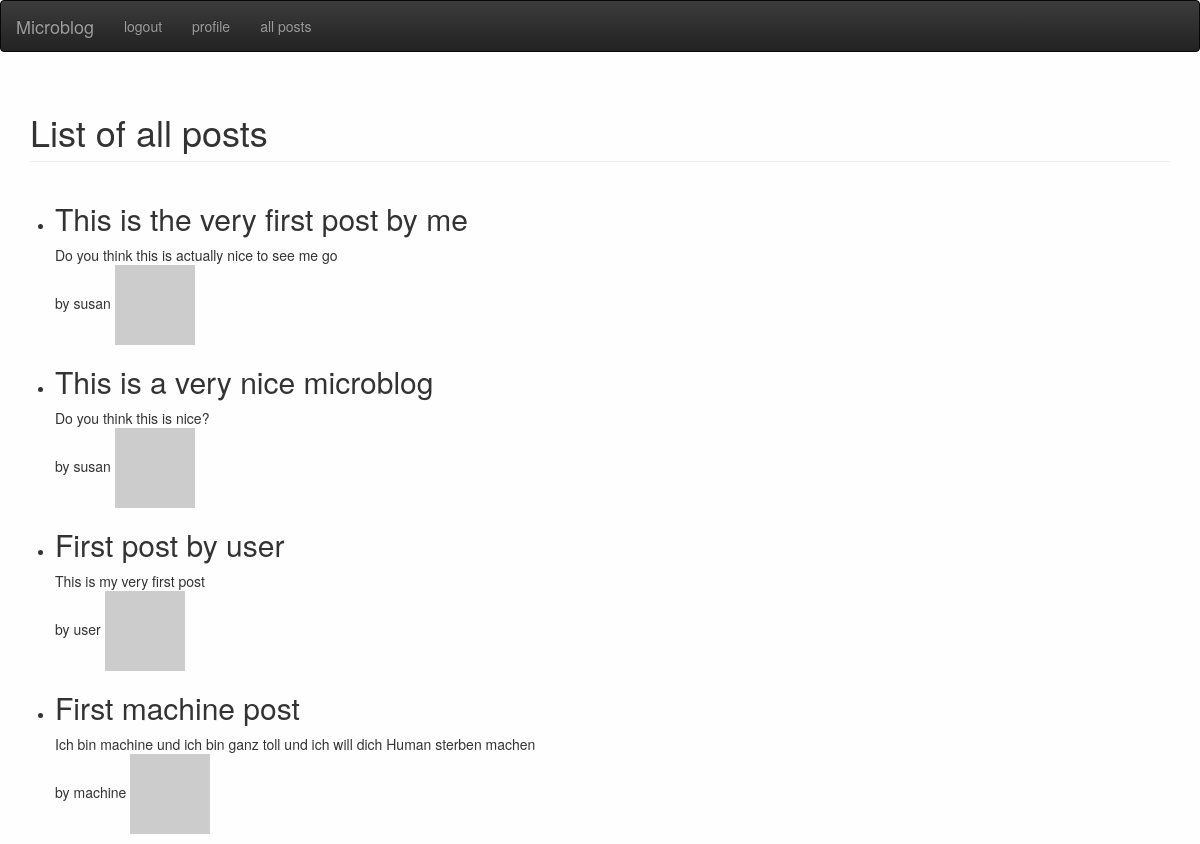
/posts (signed in), run on the app's committed database.
### app/models.py (models this page shows, shortened)
class Post(db.Model):
    id = db.Column(db.Integer, primary_key=True)
    title = db.Column(db.String(64))
    body = db.Column(db.String(140))
    timestamp = db.Column(db.DateTime, index=True, default=datetime.utcnow)
    user_id = db.Column(db.Integer, db.ForeignKey('user.id'))

class User(UserMixin, db.Model):
    id = db.Column(db.Integer, primary_key=True)
    username = db.Column(db.String(64), index=True, unique=True)
    email = db.Column(db.String(120), index=True, unique=True)
    password_hash = db.Column(db.String(128))
    about_me = db.Column(db.String(140))
    last_seen = db.Column(db.DateTime, default=datetime.utcnow)
    posts = db.relationship('Post', backref='author', lazy='dynamic')
    def avatar(self, size):
        digest = md5(self.email.lower().encode('utf-8')).hexdigest()
        return 'https://www.gravatar.com/avatar/{}?d=identicon&s={}'.format(
            digest, size)

### app/routes.py (the view)
@app.route("/posts")
@login_required
def post_list():
    posts = Post.query.all()
    return render_template('post_list.html', posts=posts)

### app/models.py (called while the page is built)
@login.user_loader
def load_user(id):
    return User.query.get(int(id))

### app/routes.py (called while the page is built)
@app.before_request
def before_request():
    if current_user.is_authenticated:
        current_user.last_seen = datetime.utcnow()
        db.session.commit()

### app/templates/post_list.html
{% extends 'base.html' %}
{% block content %}
	<div class="container">
		<h1 class="page-header">List of all posts</h1>
		<div class="row">
			<div class="col-8-md">
				{% if posts %}
				<ul>
				{% for post in posts %}
					<li>
						{% include '_post.html' %}
					</li>
				{% endfor %}
				</ul>
	{% endif %}
			</div>
		</div>
	</div>
{% endblock %}

### app/templates/base.html (shortened to what this page needs)
<!DOCTYPE html>
<html>
<head>
	<link rel="stylesheet" href="https://maxcdn.bootstrapcdn.com/bootstrap/3.3.7/css/bootstrap.min.css">
	<link rel="stylesheet" href="https://maxcdn.bootstrapcdn.com/bootstrap/3.3.7/css/bootstrap-theme.min.css">
	<link rel="stylesheet" href="{{url_for('static', filename='style.css')}}">
</head>
<body>
	<nav class="navbar navbar-inverse">
		<div class="navbar-header">
	      <a class="navbar-brand" href="{{ url_for('index')}}">
	        Microblog
	      </a>
	    </div>
		<div class="container-fluid collapse navbar-collapse" id="mynav">
			<ul class="nav navbar-nav">
				 {% if current_user.is_anonymous %}
				<li><a href="{{url_for('login')}}">login</a></li>
				{% else %}
				<li><a href="{{url_for('logout')}}">logout</a></li>
				<li><a href="{{url_for('user', username=current_user.username)}}">profile</a></li>
				<li><a href="{{url_for('post_list')}}">all posts</a></li>
				{% endif %}
			</ul>
		</div>
	</nav>
	{% block content %}
	{% endblock %}
</body>
</html>

### app/templates/_post.html
<h2>{{post.title}}</h2>
<article>{{post.body}}
	<div>
	<span>by {{post.author.username}}</span>
	<img src="{{post.author.avatar(32)}}" alt="avatar">
	</div>
</article>

### app/static/style.css (style rules this page uses)
body { background-color: #fefefe; }

### data on the page
Post: title "This is the very first post by me", body "Do you think this is actually nice to see me go", author.username "susan"
Post: title "This is a very nice microblog", body "Do you think this is nice?", author.username "susan"
Post: title "First post by user", body "This is my very first post", author.username "user"
Post: title "First machine post", body "Ich bin machine und ich bin ganz toll und ich will dich Human sterben machen", author.username "machine"
